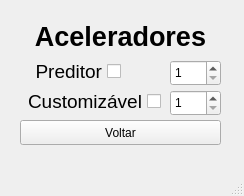
<?xml version="1.0" encoding="UTF-8"?>
<ui version="4.0">
 <class>Acelerador</class>
 <widget class="QMainWindow" name="Acelerador">
  <property name="geometry">
   <rect>
    <x>0</x>
    <y>0</y>
    <width>244</width>
    <height>196</height>
   </rect>
  </property>
  <property name="windowTitle">
   <string>MainWindow</string>
  </property>
  <widget class="QWidget" name="centralwidget">
   <widget class="QPushButton" name="Voltar">
    <property name="geometry">
     <rect>
      <x>20</x>
      <y>120</y>
      <width>201</width>
      <height>25</height>
     </rect>
    </property>
    <property name="text">
     <string>Voltar</string>
    </property>
   </widget>
   <widget class="QLabel" name="label">
    <property name="geometry">
     <rect>
      <x>10</x>
      <y>20</y>
      <width>221</width>
      <height>32</height>
     </rect>
    </property>
    <property name="palette">
     <palette>
      <active>
       <colorrole role="WindowText">
        <brush brushstyle="SolidPattern">
         <color alpha="255">
          <red>0</red>
          <green>0</green>
          <blue>0</blue>
         </color>
        </brush>
       </colorrole>
       <colorrole role="Button">
        <brush brushstyle="SolidPattern">
         <color alpha="255">
          <red>255</red>
          <green>255</green>
          <blue>255</blue>
         </color>
        </brush>
       </colorrole>
       <colorrole role="Light">
        <brush brushstyle="SolidPattern">
         <color alpha="255">
          <red>255</red>
          <green>255</green>
          <blue>255</blue>
         </color>
        </brush>
       </colorrole>
       <colorrole role="Midlight">
        <brush brushstyle="SolidPattern">
         <color alpha="255">
          <red>255</red>
          <green>255</green>
          <blue>255</blue>
         </color>
        </brush>
       </colorrole>
       <colorrole role="Dark">
        <brush brushstyle="SolidPattern">
         <color alpha="255">
          <red>127</red>
          <green>127</green>
          <blue>127</blue>
         </color>
        </brush>
       </colorrole>
       <colorrole role="Mid">
        <brush brushstyle="SolidPattern">
         <color alpha="255">
          <red>170</red>
          <green>170</green>
          <blue>170</blue>
         </color>
        </brush>
       </colorrole>
       <colorrole role="Text">
        <brush brushstyle="SolidPattern">
         <color alpha="255">
          <red>0</red>
          <green>0</green>
          <blue>0</blue>
         </color>
        </brush>
       </colorrole>
       <colorrole role="BrightText">
        <brush brushstyle="SolidPattern">
         <color alpha="255">
          <red>255</red>
          <green>255</green>
          <blue>255</blue>
         </color>
        </brush>
       </colorrole>
       <colorrole role="ButtonText">
        <brush brushstyle="SolidPattern">
         <color alpha="255">
          <red>0</red>
          <green>0</green>
          <blue>0</blue>
         </color>
        </brush>
       </colorrole>
       <colorrole role="Base">
        <brush brushstyle="SolidPattern">
         <color alpha="255">
          <red>255</red>
          <green>255</green>
          <blue>255</blue>
         </color>
        </brush>
       </colorrole>
       <colorrole role="Window">
        <brush brushstyle="SolidPattern">
         <color alpha="255">
          <red>255</red>
          <green>255</green>
          <blue>255</blue>
         </color>
        </brush>
       </colorrole>
       <colorrole role="Shadow">
        <brush brushstyle="SolidPattern">
         <color alpha="255">
          <red>0</red>
          <green>0</green>
          <blue>0</blue>
         </color>
        </brush>
       </colorrole>
       <colorrole role="AlternateBase">
        <brush brushstyle="SolidPattern">
         <color alpha="255">
          <red>255</red>
          <green>255</green>
          <blue>255</blue>
         </color>
        </brush>
       </colorrole>
       <colorrole role="ToolTipBase">
        <brush brushstyle="SolidPattern">
         <color alpha="255">
          <red>255</red>
          <green>255</green>
          <blue>220</blue>
         </color>
        </brush>
       </colorrole>
       <colorrole role="ToolTipText">
        <brush brushstyle="SolidPattern">
         <color alpha="255">
          <red>0</red>
          <green>0</green>
          <blue>0</blue>
         </color>
        </brush>
       </colorrole>
       <colorrole role="PlaceholderText">
        <brush brushstyle="SolidPattern">
         <color alpha="128">
          <red>0</red>
          <green>0</green>
          <blue>0</blue>
         </color>
        </brush>
       </colorrole>
      </active>
      <inactive>
       <colorrole role="WindowText">
        <brush brushstyle="SolidPattern">
         <color alpha="255">
          <red>0</red>
          <green>0</green>
          <blue>0</blue>
         </color>
        </brush>
       </colorrole>
       <colorrole role="Button">
        <brush brushstyle="SolidPattern">
         <color alpha="255">
          <red>255</red>
          <green>255</green>
          <blue>255</blue>
         </color>
        </brush>
       </colorrole>
       <colorrole role="Light">
        <brush brushstyle="SolidPattern">
         <color alpha="255">
          <red>255</red>
          <green>255</green>
          <blue>255</blue>
         </color>
        </brush>
       </colorrole>
       <colorrole role="Midlight">
        <brush brushstyle="SolidPattern">
         <color alpha="255">
          <red>255</red>
          <green>255</green>
          <blue>255</blue>
         </color>
        </brush>
       </colorrole>
       <colorrole role="Dark">
        <brush brushstyle="SolidPattern">
         <color alpha="255">
          <red>127</red>
          <green>127</green>
          <blue>127</blue>
         </color>
        </brush>
       </colorrole>
       <colorrole role="Mid">
        <brush brushstyle="SolidPattern">
         <color alpha="255">
          <red>170</red>
          <green>170</green>
          <blue>170</blue>
         </color>
        </brush>
       </colorrole>
       <colorrole role="Text">
        <brush brushstyle="SolidPattern">
         <color alpha="255">
          <red>0</red>
          <green>0</green>
          <blue>0</blue>
         </color>
        </brush>
       </colorrole>
       <colorrole role="BrightText">
        <brush brushstyle="SolidPattern">
         <color alpha="255">
          <red>255</red>
          <green>255</green>
          <blue>255</blue>
         </color>
        </brush>
       </colorrole>
       <colorrole role="ButtonText">
        <brush brushstyle="SolidPattern">
         <color alpha="255">
          <red>0</red>
          <green>0</green>
          <blue>0</blue>
         </color>
        </brush>
       </colorrole>
       <colorrole role="Base">
        <brush brushstyle="SolidPattern">
         <color alpha="255">
          <red>255</red>
          <green>255</green>
          <blue>255</blue>
         </color>
        </brush>
       </colorrole>
       <colorrole role="Window">
        <brush brushstyle="SolidPattern">
         <color alpha="255">
          <red>255</red>
          <green>255</green>
          <blue>255</blue>
         </color>
        </brush>
       </colorrole>
       <colorrole role="Shadow">
        <brush brushstyle="SolidPattern">
         <color alpha="255">
          <red>0</red>
          <green>0</green>
          <blue>0</blue>
         </color>
        </brush>
       </colorrole>
       <colorrole role="AlternateBase">
        <brush brushstyle="SolidPattern">
         <color alpha="255">
          <red>255</red>
          <green>255</green>
          <blue>255</blue>
         </color>
        </brush>
       </colorrole>
       <colorrole role="ToolTipBase">
        <brush brushstyle="SolidPattern">
         <color alpha="255">
          <red>255</red>
          <green>255</green>
          <blue>220</blue>
         </color>
        </brush>
       </colorrole>
       <colorrole role="ToolTipText">
        <brush brushstyle="SolidPattern">
         <color alpha="255">
          <red>0</red>
          <green>0</green>
          <blue>0</blue>
         </color>
        </brush>
       </colorrole>
       <colorrole role="PlaceholderText">
        <brush brushstyle="SolidPattern">
         <color alpha="128">
          <red>0</red>
          <green>0</green>
          <blue>0</blue>
         </color>
        </brush>
       </colorrole>
      </inactive>
      <disabled>
       <colorrole role="WindowText">
        <brush brushstyle="SolidPattern">
         <color alpha="255">
          <red>127</red>
          <green>127</green>
          <blue>127</blue>
         </color>
        </brush>
       </colorrole>
       <colorrole role="Button">
        <brush brushstyle="SolidPattern">
         <color alpha="255">
          <red>255</red>
          <green>255</green>
          <blue>255</blue>
         </color>
        </brush>
       </colorrole>
       <colorrole role="Light">
        <brush brushstyle="SolidPattern">
         <color alpha="255">
          <red>255</red>
          <green>255</green>
          <blue>255</blue>
         </color>
        </brush>
       </colorrole>
       <colorrole role="Midlight">
        <brush brushstyle="SolidPattern">
         <color alpha="255">
          <red>255</red>
          <green>255</green>
          <blue>255</blue>
         </color>
        </brush>
       </colorrole>
       <colorrole role="Dark">
        <brush brushstyle="SolidPattern">
         <color alpha="255">
          <red>127</red>
          <green>127</green>
          <blue>127</blue>
         </color>
        </brush>
       </colorrole>
       <colorrole role="Mid">
        <brush brushstyle="SolidPattern">
         <color alpha="255">
          <red>170</red>
          <green>170</green>
          <blue>170</blue>
         </color>
        </brush>
       </colorrole>
       <colorrole role="Text">
        <brush brushstyle="SolidPattern">
         <color alpha="255">
          <red>127</red>
          <green>127</green>
          <blue>127</blue>
         </color>
        </brush>
       </colorrole>
       <colorrole role="BrightText">
        <brush brushstyle="SolidPattern">
         <color alpha="255">
          <red>255</red>
          <green>255</green>
          <blue>255</blue>
         </color>
        </brush>
       </colorrole>
       <colorrole role="ButtonText">
        <brush brushstyle="SolidPattern">
         <color alpha="255">
          <red>127</red>
          <green>127</green>
          <blue>127</blue>
         </color>
        </brush>
       </colorrole>
       <colorrole role="Base">
        <brush brushstyle="SolidPattern">
         <color alpha="255">
          <red>255</red>
          <green>255</green>
          <blue>255</blue>
         </color>
        </brush>
       </colorrole>
       <colorrole role="Window">
        <brush brushstyle="SolidPattern">
         <color alpha="255">
          <red>255</red>
          <green>255</green>
          <blue>255</blue>
         </color>
        </brush>
       </colorrole>
       <colorrole role="Shadow">
        <brush brushstyle="SolidPattern">
         <color alpha="255">
          <red>0</red>
          <green>0</green>
          <blue>0</blue>
         </color>
        </brush>
       </colorrole>
       <colorrole role="AlternateBase">
        <brush brushstyle="SolidPattern">
         <color alpha="255">
          <red>255</red>
          <green>255</green>
          <blue>255</blue>
         </color>
        </brush>
       </colorrole>
       <colorrole role="ToolTipBase">
        <brush brushstyle="SolidPattern">
         <color alpha="255">
          <red>255</red>
          <green>255</green>
          <blue>220</blue>
         </color>
        </brush>
       </colorrole>
       <colorrole role="ToolTipText">
        <brush brushstyle="SolidPattern">
         <color alpha="255">
          <red>0</red>
          <green>0</green>
          <blue>0</blue>
         </color>
        </brush>
       </colorrole>
       <colorrole role="PlaceholderText">
        <brush brushstyle="SolidPattern">
         <color alpha="128">
          <red>0</red>
          <green>0</green>
          <blue>0</blue>
         </color>
        </brush>
       </colorrole>
      </disabled>
     </palette>
    </property>
    <property name="font">
     <font>
      <pointsize>20</pointsize>
      <weight>75</weight>
      <bold>true</bold>
     </font>
    </property>
    <property name="text">
     <string>Aceleradores</string>
    </property>
    <property name="alignment">
     <set>Qt::AlignCenter</set>
    </property>
   </widget>
   <widget class="QSpinBox" name="spinBox_2">
    <property name="geometry">
     <rect>
      <x>170</x>
      <y>60</y>
      <width>51</width>
      <height>26</height>
     </rect>
    </property>
    <property name="minimum">
     <number>1</number>
    </property>
    <property name="maximum">
     <number>4</number>
    </property>
   </widget>
   <widget class="QSpinBox" name="spinBox_3">
    <property name="geometry">
     <rect>
      <x>170</x>
      <y>90</y>
      <width>51</width>
      <height>26</height>
     </rect>
    </property>
    <property name="minimum">
     <number>1</number>
    </property>
    <property name="maximum">
     <number>4</number>
    </property>
   </widget>
   <widget class="QCheckBox" name="checkBox">
    <property name="geometry">
     <rect>
      <x>30</x>
      <y>60</y>
      <width>91</width>
      <height>23</height>
     </rect>
    </property>
    <property name="font">
     <font>
      <pointsize>14</pointsize>
     </font>
    </property>
    <property name="layoutDirection">
     <enum>Qt::RightToLeft</enum>
    </property>
    <property name="text">
     <string>Preditor</string>
    </property>
   </widget>
   <widget class="QCheckBox" name="checkBox_2">
    <property name="geometry">
     <rect>
      <x>20</x>
      <y>90</y>
      <width>141</width>
      <height>23</height>
     </rect>
    </property>
    <property name="font">
     <font>
      <pointsize>14</pointsize>
     </font>
    </property>
    <property name="layoutDirection">
     <enum>Qt::RightToLeft</enum>
    </property>
    <property name="text">
     <string>Customizável</string>
    </property>
   </widget>
  </widget>
  <widget class="QMenuBar" name="menubar">
   <property name="geometry">
    <rect>
     <x>0</x>
     <y>0</y>
     <width>244</width>
     <height>22</height>
    </rect>
   </property>
  </widget>
  <widget class="QStatusBar" name="statusbar"/>
 </widget>
 <resources/>
 <connections/>
</ui>
